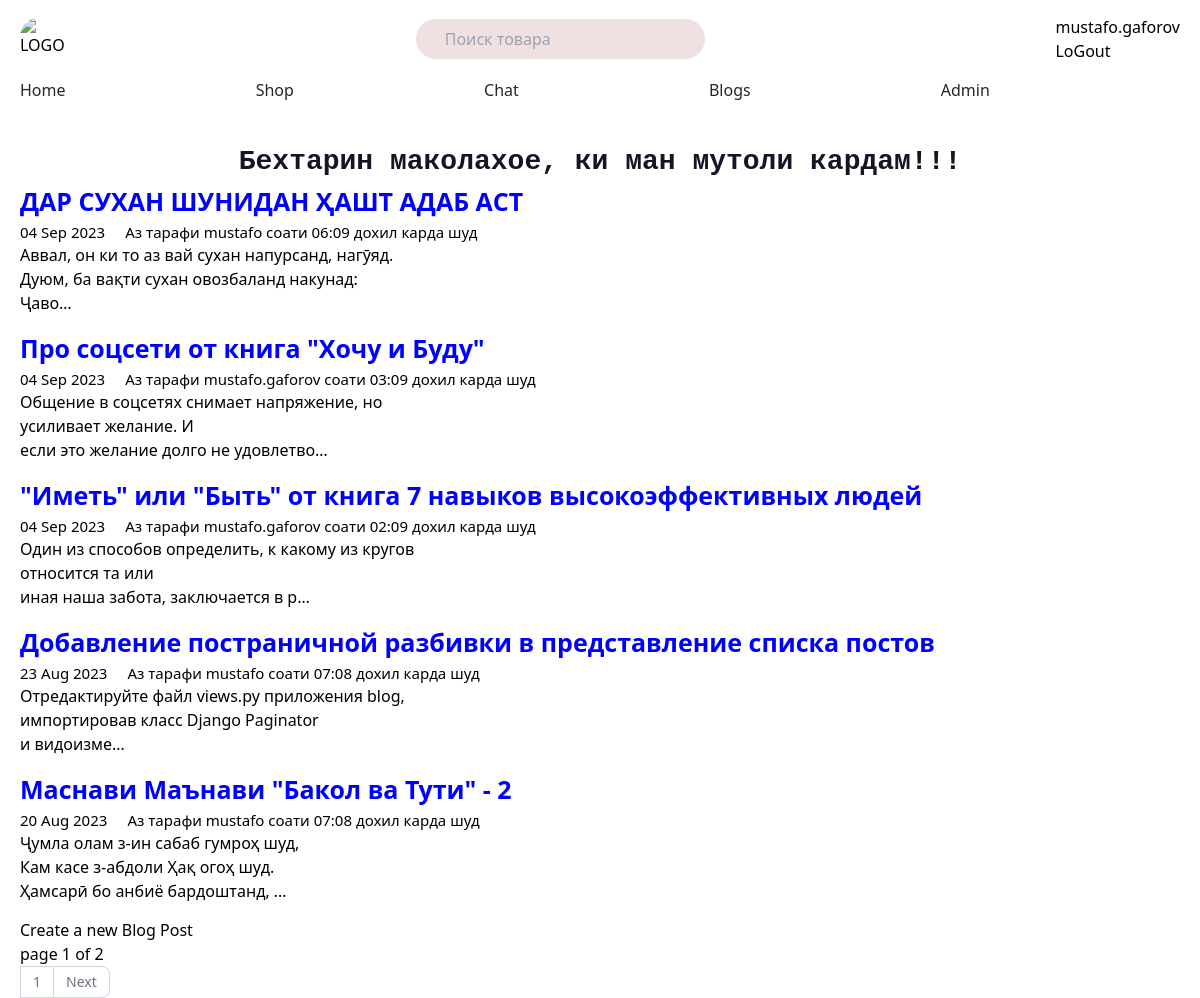
Page /blog/ (signed in) on the committed database.
### blogs/models.py (models this page shows, shortened)
class Blog(models.Model):
    title=  models.CharField(max_length=200)
    text = models.TextField()
    date= models.DateTimeField()
    author = models.ForeignKey(User,
                               on_delete=models.CASCADE,
                               related_name="blog_post")
    tags = TaggableManager()
    def get_absolute_url(self):
        return reverse("blog_detail", args=[self.id])

### blogs/views.py (the view)
# urls.py: path('', views.blog, name="blog"),
def blog(req, tag_slug = None):
    paginator = Paginator(all_blog, 5)
    page_number = req.GET.get("page", 1)
    blogs = paginator.page(page_number)
    tag = None
    if tag_slug:
        tag = get_object_or_404(Tag, slug=tag_slug)
        blogs = all_blog.filter(tags__in=[tag])
    return render(req, 'blogs/blog.html', {"blogs":blogs, "tag":tag})

### blogs/templates/blogs/blog.html (shortened to what this page needs)
{% extends 'portfolio/_base.html' %}
{% load static %} {% block content %}
<div class="mt-[24px]">
  <h1 class="text-[28px] font-mono text-center text-[#181425] font-[700]">
    Бехтарин маколахое, ки ман мутоли кардам!!!
  </h1>
</div>
{% for blog in blogs %}
<a href="{{blog.get_absolute_url}}">
  <div class="mb-[15px]">
    <h1 class="text-[25px] text-[blue] font-[700] tab:text-[20px]">{{blog.title}}</h1>
    <div class="flex gap-[20px]">
      <h1 class="text-[15px] font-[500] tab:text-[12px]">{{ blog.date|date:"d M Y" }}</h1>
      <h1 class="text-[15px] font-sans font-[500] tab:text-[12px]">
        Аз тарафи {{blog.author}} соати {{blog.date|date:'h:m'}} дохил карда шуд
      </h1>
    </div>
    <h1 class="w-[400px] tab:w-[100%] font-[400]">{{ blog.text|truncatechars:100|linebreaks }}</h1>
  </div>
</a>
{% endfor %}
<a href=''>Create a new Blog Post</a>
{% include 'portfolio/pagination.html' with page=blogs %}
{% endblock %}

### portfolio/templates/portfolio/_base.html (shortened to what this page needs)
{% load static %}
<!DOCTYPE html>
<html lang="en">
  <head>
    <link rel="stylesheet" href="{% static 'portfolio/style.css' %}" />
  </head>
  <body class="" id="top">
    <div class="container1 flex justify-between  pt-[15px] items-center">
      <div>
        <img
          class="w-[45px] h-[45px] rounded-[20px]"
          src="https://www.kartinki24.ru/uploads/gallery/thumb/25/kartinki24_ru_love_85.jpg"
          alt="LOGO"
        />
      </div>
      <div class="tab:hidden">
        <input
          type="text"
          placeholder="Поиск товара"
          class="h-[40px] w-[100%] px-[29px] rounded-[20px] bg-[#EFE1E1]"
        />
      </div>
      <div class="user">
        {% if user.is_authenticated %}
        <h1>{{ user.username }}</h1>
        <form action='{% url "logoutuser" %}' method="post">
          <button type="submit">LoGout</button>
        </form>
        {% else %}
        <a href="{% url 'signupuser' %}"> Sign UP </a>
        <a href="{% url 'loginuser' %}"> Login </a>
        {% endif %}
      </div>
    </div>
    <nav class="tab:hidden nav_list container1">
      <ul
        class="flex justify-between w-[100%] text-[16px] font-[500] text-[#2c2424] tab:flex-col tab:text-center tab:bg-[#e2dfdf] tab:py-[20px] rounded-[10px] tab:gap-[15px]"
      >
        <li><a href="/">Home</a></li>
        <li><a href="/shop">Shop</a></li>
        <li><a href="/chat">Chat</a></li>
        <li><a href="{% url 'blog' %}">Blogs</a></li>
        <li><a href="/admin">Admin</a></li>
      </ul>
    </nav>
    <div class="container1">{% block content %}{% endblock %}</div>
  </body>
</html>

### portfolio/static/portfolio/style.css (style rules this page uses)
html { line-height: 1.5; -webkit-text-size-adjust: 100%; -moz-tab-size: 4; -o-tab-size: 4; tab-size: 4; font-family: ui-sans-serif, system-ui, -apple-system, BlinkMacSystemFont, "Segoe UI", Roboto, "Helvetica Neue", Arial, "Noto Sans", sans-serif, "Apple Color Emoji", "Segoe UI Emoji", "Segoe UI Symbol", "Noto Color Emoji"; font-feature-settings: normal; font-variation-settings: normal; }
body { margin: 0; line-height: inherit; }
h1, h2, h3, h4, h5, h6 { font-size: inherit; font-weight: inherit; }
a { color: inherit; text-decoration: inherit; }
button, input, optgroup, select, textarea { font-family: inherit; font-feature-settings: inherit; font-variation-settings: inherit; font-size: 100%; font-weight: inherit; line-height: inherit; color: inherit; margin: 0; padding: 0; }
button, select { text-transform: none; }
button, [type='button'], [type='reset'], [type='submit'] { -webkit-appearance: button; background-color: transparent; background-image: none; }
blockquote, dl, dd, h1, h2, h3, h4, h5, h6, hr, figure, p, pre { margin: 0; }
ol, ul, menu { list-style: none; margin: 0; padding: 0; }
input::placeholder, textarea::placeholder { opacity: 1; color: #9ca3af; }
button, [role="button"] { cursor: pointer; }
img, svg, video, canvas, audio, iframe, embed, object { display: block; vertical-align: middle; }
img, video { max-width: 100%; height: auto; }
.mb-\[15px\] { margin-bottom: 15px; }
.mt-\[24px\] { margin-top: 24px; }
.flex { display: flex; }
.h-\[40px\] { height: 40px; }
.h-\[45px\] { height: 45px; }
.w-\[100\%\] { width: 100%; }
.w-\[400px\] { width: 400px; }
.w-\[45px\] { width: 45px; }
.items-center { align-items: center; }
.justify-between { justify-content: space-between; }
.gap-\[20px\] { gap: 20px; }
.rounded-\[10px\] { border-radius: 10px; }
.rounded-\[20px\] { border-radius: 20px; }
.bg-\[\#EFE1E1\] { --tw-bg-opacity: 1; background-color: rgb(239 225 225 / var(--tw-bg-opacity)); }
.px-\[29px\] { padding-left: 29px; padding-right: 29px; }
.pt-\[15px\] { padding-top: 15px; }
.text-center { text-align: center; }
.font-mono { font-family: ui-monospace, SFMono-Regular, Menlo, Monaco, Consolas, "Liberation Mono", "Courier New", monospace; }
.font-sans { font-family: ui-sans-serif, system-ui, -apple-system, BlinkMacSystemFont, "Segoe UI", Roboto, "Helvetica Neue", Arial, "Noto Sans", sans-serif, "Apple Color Emoji", "Segoe UI Emoji", "Segoe UI Symbol", "Noto Color Emoji"; }
.text-\[15px\] { font-size: 15px; }
.text-\[16px\] { font-size: 16px; }
.text-\[25px\] { font-size: 25px; }
.text-\[28px\] { font-size: 28px; }
.font-\[400\] { font-weight: 400; }
.font-\[500\] { font-weight: 500; }
.font-\[700\] { font-weight: 700; }
.text-\[\#181425\] { --tw-text-opacity: 1; color: rgb(24 20 37 / var(--tw-text-opacity)); }
.text-\[\#2c2424\] { --tw-text-opacity: 1; color: rgb(44 36 36 / var(--tw-text-opacity)); }
.text-\[blue\] { --tw-text-opacity: 1; color: rgb(0 0 255 / var(--tw-text-opacity)); }

### portfolio/templates/portfolio/_base.html (style rules this page uses)
.container1 { max-width: 1200px; margin: 0 auto; padding: 15px 20px 0 20px; }

### rows in the picture
Blog: title "ДАР СУХАН ШУНИДАН ҲАШТ АДАБ АСТ", date "04 Sep 2023", author "mustafo", date "06:09", text "Аввал, он ки то аз вай сухан напурсанд, нагӯяд. Дуюм, ба вақти сухан овозбаланд накунад: Ҷаво…"
Blog: title "Про соцсети от книга \"Хочу и Буду\"", date "04 Sep 2023", author "mustafo.gaforov", date "03:09", text "Общение в соцсетях снимает напряжение, но усиливает желание. И если это желание долго не удовлетво…"
Blog: title "\"Иметь\" или \"Быть\" от книга 7 навыков высокоэффективных людей", date "04 Sep 2023", author "mustafo.gaforov", date "02:09", text "Один из способов определить, к какому из кругов относится та или иная наша забота, заключается в р…"
Blog: title "Добавление постраничной разбивки в представление списка постов", date "23 Aug 2023", author "mustafo", date "07:08", text "Отредактируйте файл views.py приложения blog, импортировав класс Django Paginator и видоизме…"
Blog: title "Маснави Маънави \"Бакол ва Тути\" - 2", date "20 Aug 2023", author "mustafo", date "07:08", text "Ҷумла олам з-ин сабаб гумроҳ шуд, Кам касе з-абдоли Ҳақ огоҳ шуд. Ҳамсарӣ бо анбиё бардоштанд, …"

### other values in the picture
{{ user.username }} "mustafo.gaforov"
{{ page.number }} "1"
{{ page.paginator.num_pages }} "2"
